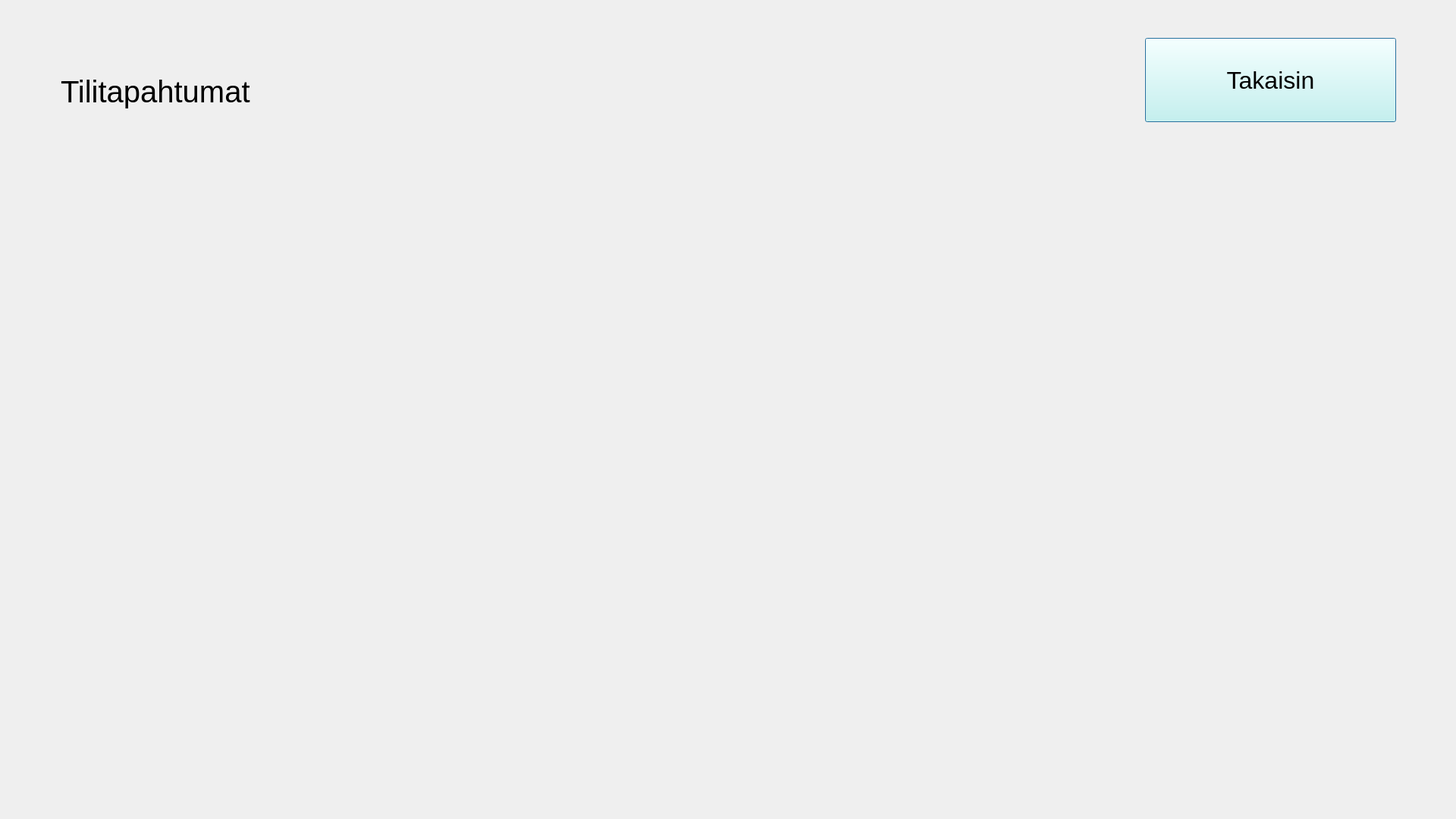
<?xml version="1.0" encoding="UTF-8"?>
<ui version="4.0">
 <class>tilitapahtumatMoottori</class>
 <widget class="QDialog" name="tilitapahtumatMoottori">
  <property name="geometry">
   <rect>
    <x>0</x>
    <y>0</y>
    <width>1920</width>
    <height>1080</height>
   </rect>
  </property>
  <property name="windowTitle">
   <string>Dialog</string>
  </property>
  <widget class="QLabel" name="label">
   <property name="geometry">
    <rect>
     <x>80</x>
     <y>60</y>
     <width>371</width>
     <height>121</height>
    </rect>
   </property>
   <property name="font">
    <font>
     <pointsize>30</pointsize>
    </font>
   </property>
   <property name="text">
    <string>Tilitapahtumat</string>
   </property>
  </widget>
  <widget class="QPushButton" name="pushButton">
   <property name="geometry">
    <rect>
     <x>1510</x>
     <y>50</y>
     <width>331</width>
     <height>111</height>
    </rect>
   </property>
   <property name="font">
    <font>
     <pointsize>24</pointsize>
    </font>
   </property>
   <property name="styleSheet">
    <string notr="true">background-color: rgb(201, 255, 245);</string>
   </property>
   <property name="text">
    <string>Takaisin</string>
   </property>
  </widget>
 </widget>
 <resources/>
 <connections/>
</ui>
